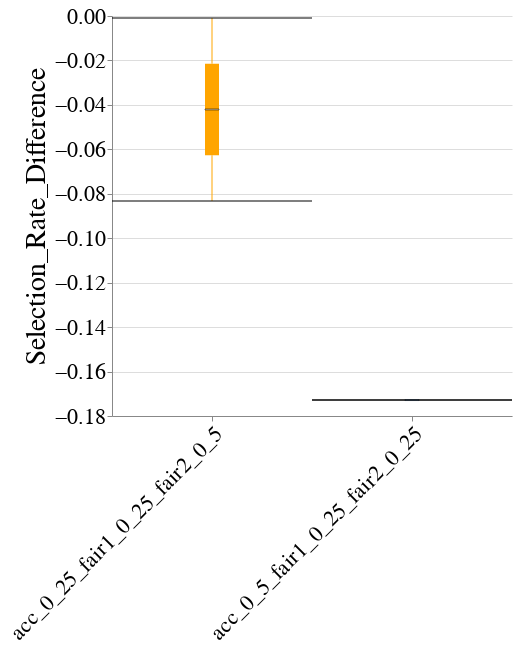

Write notebook code for a chart like this one.
### Code cell
create_box_plot_per_dataset_and_case_study(to_plot=best_lp_metrics_per_exp_config_df,
                                           exp_name=EXP_NAME,
                                           dataset_name=DATASET_NAME,
                                           case_study_name=CASE_STUDY_NAME,
                                           metric_name="Selection_Rate_Difference",
                                           group="race")

### Figure 1 — Vega-Lite specification as saved in the notebook (floating-point values rounded to 4 significant figures)
{"config": {"view": {"continuousWidth": 400, "continuousHeight": 300, "stroke": null}, "axis": {"labelFontSize": 22, "labelFontWeight": "normal", "titleFontSize": 28, "titleFontWeight": "normal"}, "title": {"fontSize": 28}}, "data": {"name": "data-4e4db7986849c7a5dea8d912c5d9bff5"}, "mark": {"type": "boxplot", "color": "orange", "median": {"stroke": "black", "strokeWidth": 0.7}, "ticks": true}, "encoding": {"x": {"axis": {"labelAngle": -45, "labelLimit": 500}, "field": "exp_config_name", "title": null, "type": "nominal"}, "y": {"field": "disparity_metric_value", "scale": {"zero": false}, "title": "Selection_Rate_Difference", "type": "quantitative"}}, "height": 400, "width": 400, "$schema": "https://vega.github.io/schema/vega-lite/v4.17.0.json", "datasets": {"data-4e4db7986849c7a5dea8d912c5d9bff5": [{"exp_config_name": "acc_0_25_fair1_0_25_fair2_0_5", "logical_pipeline_uuid": "Tm9uZSZOT19GQUlSTkVTU19JTlRFUlZFTlRJT04mZ2FuZGFsZl9jbGY=", "physical_pipeline_uuid": "36c29d30-be12-46d9-a29a-ec3d41bc1ef5", "run_num": 1, "compound_pp_quality": 0.9841, "metric": "Selection_Rate_Difference", "model_name": "gandalf_clf", "runtime_in_mins": 0.7857, "dataset_name": "law_school", "logical_pipeline_name": "None&NO_FAIRNESS_INTERVENTION&gandalf_clf", "null_imputer_name": "None", "fairness_intervention_name": "NO_FAIRNESS_INTERVENTION", "male&race_dis": 0.9973, "male&race_priv": 0.9995, "male_dis": 0.9989, "male_priv": 0.9996, "overall": 0.9993, "race_dis": 0.9985, "race_priv": 0.9994, "disparity_metric_value": -0.0008775}, {"exp_config_name": "acc_0_25_fair1_0_25_fair2_0_5", "logical_pipeline_uuid": "Tm9uZSZOT19GQUlSTkVTU19JTlRFUlZFTlRJT04mZ2FuZGFsZl9jbGY=", "physical_pipeline_uuid": "a4cb08ec-ef88-4b41-9031-0e77709f3ce0", "run_num": 4, "compound_pp_quality": 0.9455, "metric": "Selection_Rate_Difference", "model_name": "gandalf_clf", "runtime_in_mins": 0.9657, "dataset_name": "law_school", "logical_pipeline_name": "None&NO_FAIRNESS_INTERVENTION&gandalf_clf", "null_imputer_name": "None", "fairness_intervention_name": "NO_FAIRNESS_INTERVENTION", "male&race_dis": 0.9149, "male&race_priv": 0.9906, "male_dis": 0.9847, "male_priv": 0.9845, "overall": 0.9846, "race_dis": 0.9142, "race_priv": 0.9974, "disparity_metric_value": -0.08325}, {"exp_config_name": "acc_0_5_fair1_0_25_fair2_0_25", "logical_pipeline_uuid": "Tm9uZSZOT19GQUlSTkVTU19JTlRFUlZFTlRJT04mcmZfY2xm", "physical_pipeline_uuid": "c38a5346-cb3d-4bac-a45b-ae7a8c26aac7", "run_num": 3, "compound_pp_quality": 0.9272, "metric": "Selection_Rate_Difference", "model_name": "rf_clf", "runtime_in_mins": 0.08774, "dataset_name": "law_school", "logical_pipeline_name": "None&NO_FAIRNESS_INTERVENTION&rf_clf", "null_imputer_name": "None", "fairness_intervention_name": "NO_FAIRNESS_INTERVENTION", "male&race_dis": 0.8134, "male&race_priv": 0.9697, "male_dis": 0.9508, "male_priv": 0.9606, "overall": 0.9563, "race_dis": 0.8109, "race_priv": 0.9837, "disparity_metric_value": -0.1728}]}}
